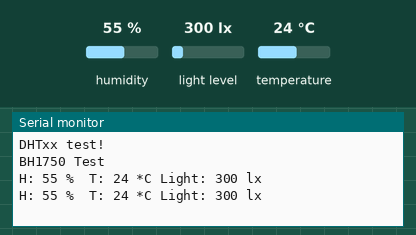
Bench run of a program on a simulated Arduino Uno, built with avr-gcc and run on an emulated ATmega328P. Shown: the last lines printed to the serial monitor. Inputs (shaded band) come from the test bench; at power-on: humidity 55 %, light level 300 lx, temperature 24 °C.

Above: at 12.9 s.
13.0 s: humidity set to 22 %
22.0 s: light level set to 40 lx
At 22.6 s:
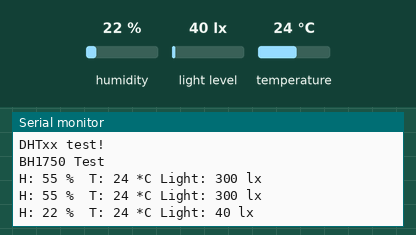
31.0 s: temperature set to 12 °C
At 32.9 s:
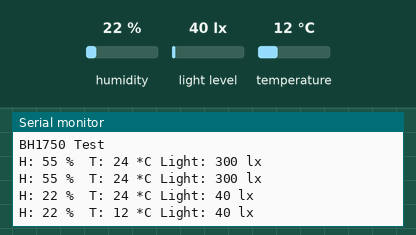
40.0 s: light level set to 500 lx
At 43.3 s:
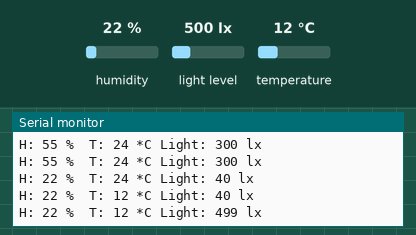
49.0 s: humidity set to 40 %
At 53.6 s:
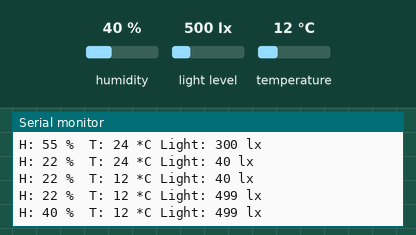
Timing chart, 0 to 55.1 s (numbered marks = the images above; inputs shaded):
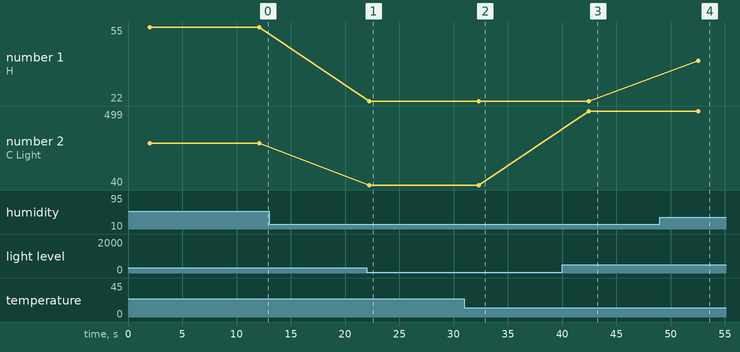

The program:

main.cpp
```cpp
#include "Sensors.h"
#include <LowPower.h>

SENSORS sensor;

typedef enum {
  READ_SERIAL,
  BLINK_LED,
  READ_SENSORS,
  SLEEP_STATE,
  RADIO_COMM,
  NUM_STATES
} StateType;

StateType state = READ_SERIAL;


void blink(){}
void setup()
{
  Serial.begin(115200);
  attachInterrupt(digitalPinToInterrupt(2), blink, RISING);
  sensor.DHT_init();
  sensor.BH1750_init();
}

void loop()
{
  switch (state)
  {
  case READ_SERIAL:
    state = READ_SENSORS;
    break;

  case READ_SENSORS:
    sensor.readTempHum();
    sensor.readLight();
    state = RADIO_COMM;
    break;

  case RADIO_COMM:
    state = SLEEP_STATE;
    break;

  case SLEEP_STATE:
    delay(50);
    LowPower.powerDown(SLEEP_8S, ADC_OFF, BOD_OFF);
    delay(50);
    state = READ_SERIAL;
    break;
  }


}
```

Sensors.cpp
```cpp
#include "Sensors.h"

DHT dht(DHTPIN, DHTTYPE);
BH1750 lightMeter(0x23);

SENSORS::SENSORS(){}
SENSORS::~SENSORS(){}

void SENSORS::DHT_init(){
  Serial.println(F("DHTxx test!"));
  dht.begin();
}

void SENSORS::BH1750_init(){
  lightMeter.begin(BH1750::CONTINUOUS_HIGH_RES_MODE);
  Serial.println(F("BH1750 Test"));
}

void SENSORS::readTempHum() {
    delay(2000);

    uint8_t h;
    uint8_t t;
    h = dht.readHumidity();
    t = dht.readTemperature();

    Serial.print(F("H: "));
    Serial.print(h);
    Serial.print(" %\t");
    Serial.print(F("T: "));
    Serial.print(t);
    Serial.print(F(" *C "));

 }

void SENSORS::readLight() {

    uint16_t lux;
    lux = lightMeter.readLightLevel();
    Serial.print(F("Light: "));
    Serial.print(lux);
    Serial.println(F(" lx"));

  }
```

Sensors.h
```cpp
#ifndef Sensors_h
#define Sensors_h

#include <Arduino.h>
#include <Adafruit_Sensor.h>
#include <DHT.h>
#include <Wire.h>
#include <BH1750.h>

#define DHTPIN 2
#define DHTTYPE DHT22

class SENSORS {
public:
        SENSORS();
        ~SENSORS();
        void DHT_init();
        void BH1750_init();
        void readTempHum();
        void readLight();
};

#endif
```

Measured:
- after the input at 22.0 s, the serial monitor: prints a new line after 0.22 s (image 1)
- after the input at 31.0 s, the serial monitor: prints a new line after 1.3 s (image 2)
- after the input at 40.0 s, the serial monitor: prints a new line after 2.4 s (image 3)
- after the input at 49.0 s, the serial monitor: prints a new line after 3.5 s (image 4)
- plotted number 1: 22 → 40 after the input at 49.0 s
- plotted number 2: 300 → 40 after the input at 22.0 s, 40 → 499 after the input at 40.0 s
